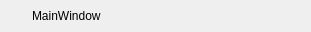
<?xml version="1.0" encoding="UTF-8"?>
<ui version="4.0">
 <class>header</class>
 <widget class="QWidget" name="header">
  <property name="geometry">
   <rect>
    <x>0</x>
    <y>0</y>
    <width>311</width>
    <height>32</height>
   </rect>
  </property>
  <property name="sizePolicy">
   <sizepolicy hsizetype="Preferred" vsizetype="Preferred">
    <horstretch>1</horstretch>
    <verstretch>0</verstretch>
   </sizepolicy>
  </property>
  <property name="windowTitle">
   <string>Form</string>
  </property>
  <property name="autoFillBackground">
   <bool>true</bool>
  </property>
  <layout class="QHBoxLayout" name="horizontalLayout">
   <property name="spacing">
    <number>0</number>
   </property>
   <property name="leftMargin">
    <number>0</number>
   </property>
   <property name="topMargin">
    <number>0</number>
   </property>
   <property name="rightMargin">
    <number>0</number>
   </property>
   <property name="bottomMargin">
    <number>0</number>
   </property>
   <item>
    <widget class="QWidget" name="widget" native="true">
     <property name="sizePolicy">
      <sizepolicy hsizetype="Fixed" vsizetype="Fixed">
       <horstretch>0</horstretch>
       <verstretch>0</verstretch>
      </sizepolicy>
     </property>
     <property name="minimumSize">
      <size>
       <width>32</width>
       <height>32</height>
      </size>
     </property>
     <property name="baseSize">
      <size>
       <width>32</width>
       <height>32</height>
      </size>
     </property>
    </widget>
   </item>
   <item>
    <widget class="QLabel" name="windowLabel">
     <property name="text">
      <string>MainWindow</string>
     </property>
    </widget>
   </item>
   <item>
    <widget class="QPushButton" name="minimiseButton">
     <property name="sizePolicy">
      <sizepolicy hsizetype="Fixed" vsizetype="Fixed">
       <horstretch>0</horstretch>
       <verstretch>0</verstretch>
      </sizepolicy>
     </property>
     <property name="minimumSize">
      <size>
       <width>32</width>
       <height>32</height>
      </size>
     </property>
     <property name="text">
      <string/>
     </property>
     <property name="icon">
      <iconset resource="../app.qrc">
       <normaloff>:/images/minimize.png</normaloff>:/images/minimize.png</iconset>
     </property>
     <property name="flat">
      <bool>true</bool>
     </property>
    </widget>
   </item>
   <item>
    <widget class="QPushButton" name="maximizeButton">
     <property name="sizePolicy">
      <sizepolicy hsizetype="Fixed" vsizetype="Fixed">
       <horstretch>0</horstretch>
       <verstretch>0</verstretch>
      </sizepolicy>
     </property>
     <property name="minimumSize">
      <size>
       <width>32</width>
       <height>32</height>
      </size>
     </property>
     <property name="text">
      <string/>
     </property>
     <property name="icon">
      <iconset resource="../app.qrc">
       <normaloff>:/images/maximize.png</normaloff>:/images/maximize.png</iconset>
     </property>
     <property name="flat">
      <bool>true</bool>
     </property>
    </widget>
   </item>
   <item>
    <widget class="QPushButton" name="closeButton">
     <property name="sizePolicy">
      <sizepolicy hsizetype="Fixed" vsizetype="Fixed">
       <horstretch>0</horstretch>
       <verstretch>0</verstretch>
      </sizepolicy>
     </property>
     <property name="minimumSize">
      <size>
       <width>32</width>
       <height>32</height>
      </size>
     </property>
     <property name="text">
      <string/>
     </property>
     <property name="icon">
      <iconset resource="../app.qrc">
       <normaloff>:/images/close.png</normaloff>:/images/close.png</iconset>
     </property>
     <property name="flat">
      <bool>true</bool>
     </property>
    </widget>
   </item>
  </layout>
 </widget>
 <resources>
  <include location="../app.qrc"/>
 </resources>
 <connections/>
</ui>
